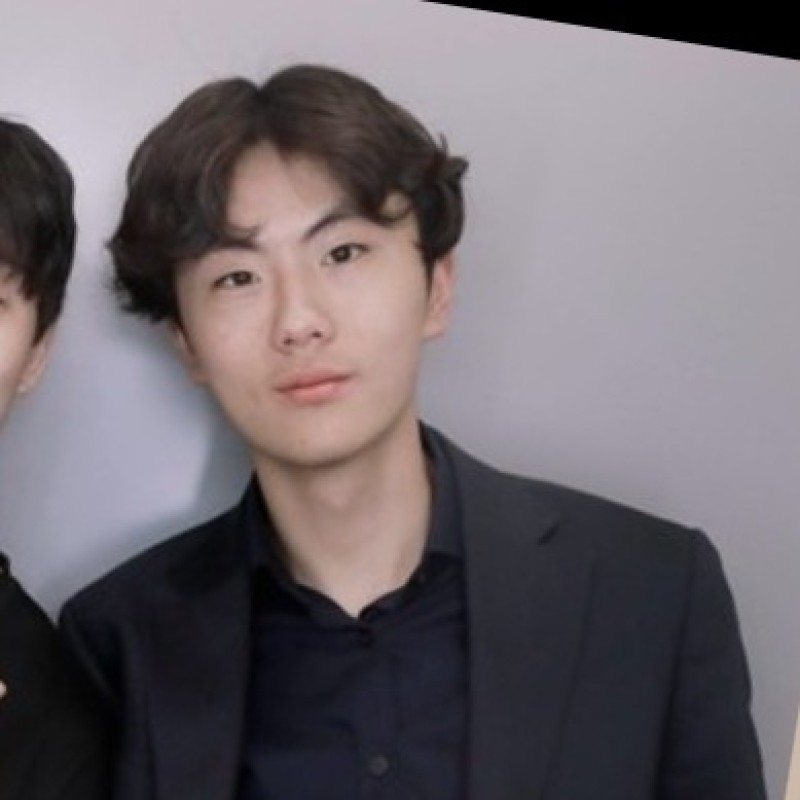
#> input picture photos/simba.jpeg, 800 x 800 px; its folder holds 3 pictures in this run
$ python prepare_portraits.py
#> lines starting #> are read from the running program, lines starting #| are printed output that depends on the picture; after the words box and inside, x2 and y2 are one past the last pixel; in counts of white or black regions, pixels touching at a corner belong together
#!/usr/bin/env python3
"""Export circular author portraits for both GitHub and the website.

Originals stay untouched. The PNGs contain no source EXIF metadata. A circular
alpha mask works on GitHub too, where inline border-radius styles are stripped.
Requires Pillow. Run from any directory.
"""
from pathlib import Path

from PIL import Image, ImageDraw, ImageOps


ROOT = Path(__file__).resolve().parents[2]
DESTINATION = ROOT / "website/public/media/authors"
# Manual head-and-shoulder crops in the supplied image coordinates.
CROPS = {
    "simba": (80, 35, 620, 575),
    "quinten": (275, 255, 525, 505),
    "xiatao": (0, 0, 256, 256),
}


def main():
    DESTINATION.mkdir(parents=True, exist_ok=True)
    for name, box in CROPS.items():
        with Image.open(ROOT / "photos" / f"{name}.jpeg") as original:
#> original is the input picture: PIL image 800x800 RGB; mean R, G, B 112.8, 105.6, 111.2
            portrait = ImageOps.exif_transpose(original).convert("RGB")
            portrait = portrait.crop(box).resize((256, 256), Image.Resampling.LANCZOS)
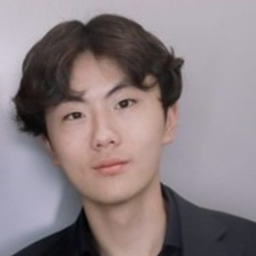
#> portrait: PIL image 256x256 RGB; mean R, G, B 139.6, 127.3, 130.3
        mask = Image.new("L", (1024, 1024), 0)
#> mask: PIL image 1024x1024 L; every value is 0
        ImageDraw.Draw(mask).ellipse((0, 0, 1023, 1023), fill=255)
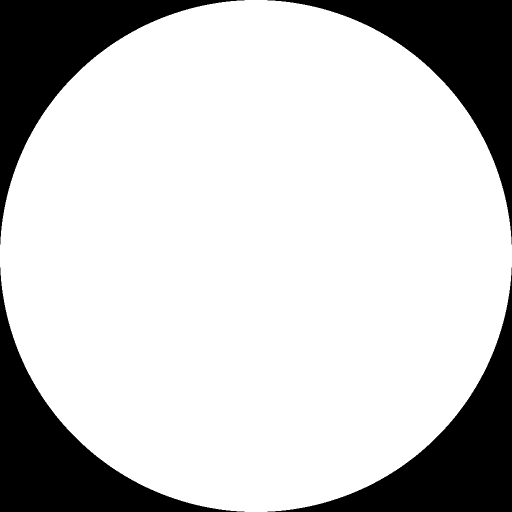
#> mask: PIL image 1024x1024 L (shown at 1/2 size); 78.5% white; 4 black regions, box (x1, y1, x2, y2) and area: (0, 0, 489, 489) 56296, (535, 0, 1024, 489) 56296, (0, 535, 489, 1024) 56296, (535, 535, 1024, 1024) 56296
        portrait.putalpha(mask.resize((256, 256), Image.Resampling.LANCZOS))
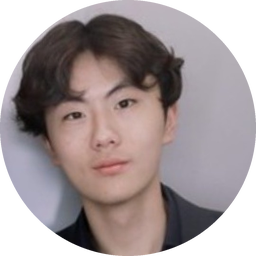
#> portrait: PIL image 256x256 RGBA; mean R, G, B, A 139.6, 127.3, 130.3, 200.2; transparent parts drawn white
        portrait.info.clear()
        destination = DESTINATION / f"{name}.png"
        portrait.save(destination, optimize=True)
#> (the run stopped early here; a loop or call above may not have finished)
